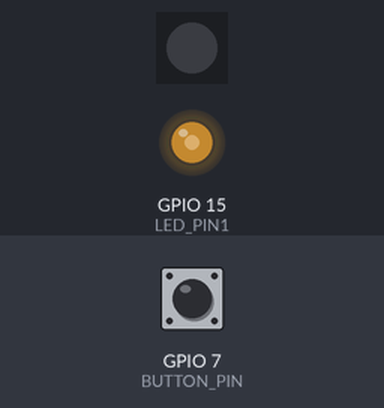
The program below on a simulated ESP32-S3. On the bench: 1 RGB LEDs in strip order, left to right, output pins drawn as LEDs (lit = HIGH). Inputs (shaded band) come from the test bench; at power-on: GPIO 7 (BUTTON_PIN) LOW. What the program prints to the serial monitor is not drawn.

Above: at 1.01 s.
1.3 s: GPIO 7 (BUTTON_PIN) pulled HIGH for 0.15 s
4.3 s: GPIO 7 (BUTTON_PIN) pulled HIGH for 1 s
At 5.39 s:
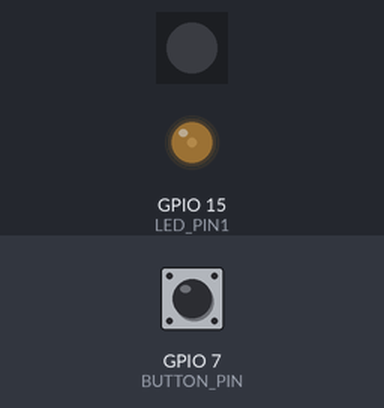
Timing chart, 0 to 13.3 s (numbered marks = the images above; inputs shaded):
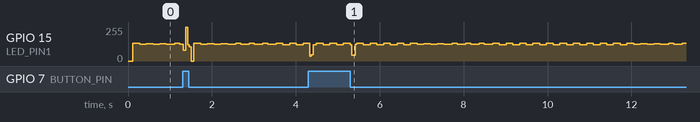

The program:

main.cpp
```cpp
#include <Arduino.h>
#include <Adafruit_NeoPixel.h>

#define RGB_PIN 48
#define LED_PIN1 15
// #define POT_PIN 10
// #define SENSOR_PIN 11
// #define BOOT_BTN_PIN 0
#define BUTTON_PIN 7

int buttonState = 0;
int ledState = 0;

int lastDebounceTime = 0;
int debounceDelay = 50;

Adafruit_NeoPixel rgb(1, RGB_PIN, NEO_GRB + NEO_KHZ800);

void setup() {
    Serial.begin(115200);
    rgb.begin();
    rgb.setPixelColor(0, 0, 0, 0);
    rgb.show();

    pinMode(LED_PIN1, OUTPUT);
    pinMode(BUTTON_PIN, INPUT);
}

void loop() {

    int reading = digitalRead(BUTTON_PIN);
    Serial.print("Raw button reading: ");
    Serial.println(reading);

    if (reading != buttonState) {
        lastDebounceTime = millis();
        buttonState = reading;
    }

    if ((millis() - lastDebounceTime) > debounceDelay) {
        ledState = !ledState;
    }

    Serial.print("Button state: ");
    Serial.println(buttonState);

    Serial.print("LED state: ");
    Serial.println(ledState);

    digitalWrite(LED_PIN1, ledState);

    // delay(10);

    Serial.println("----");

}
```
